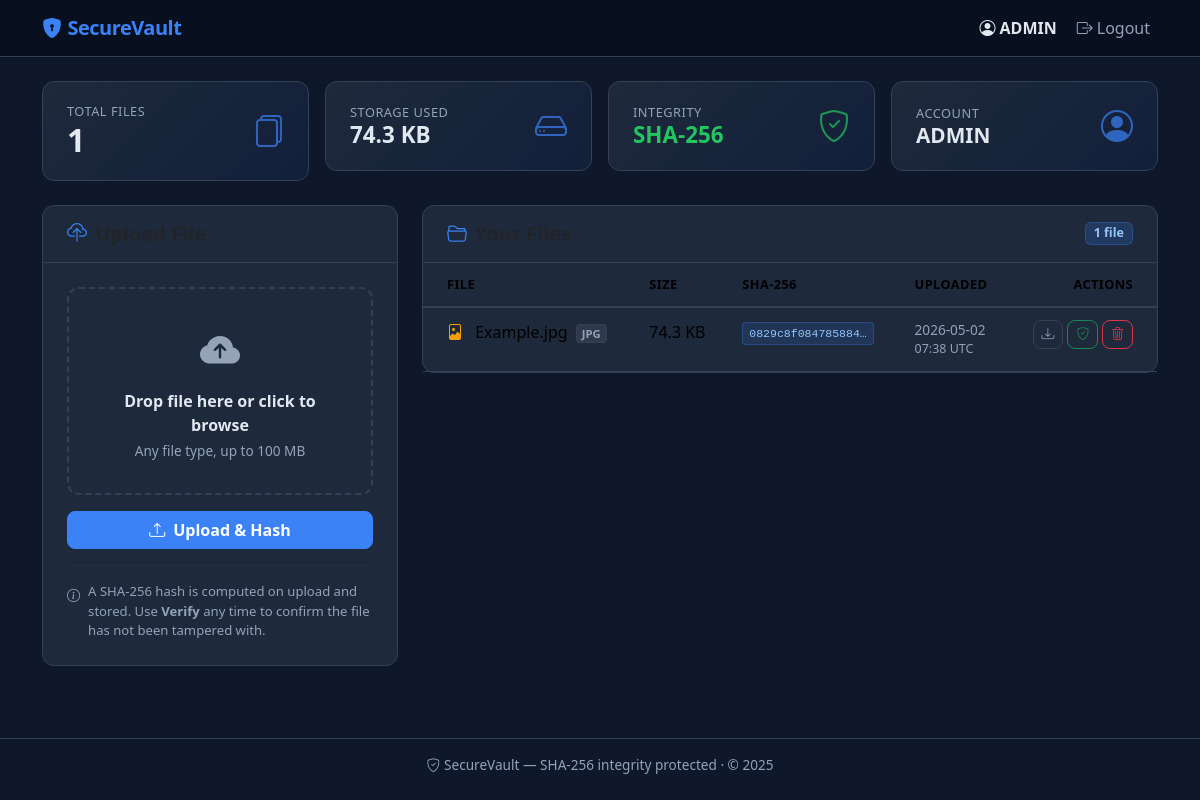
The app's page /dashboard (signed in) with its own data.
### tables this page shows
CREATE TABLE files (
                id INTEGER PRIMARY KEY AUTOINCREMENT,
                user_id INTEGER NOT NULL,
                original_name TEXT NOT NULL,
                stored_name TEXT NOT NULL,
                size INTEGER NOT NULL,
                sha256 TEXT NOT NULL,
                uploaded_at TEXT NOT NULL,
                FOREIGN KEY (user_id) REFERENCES users(id)
            );

### app.py (the view)
@app.route("/dashboard")
@login_required
def dashboard():
    with get_db() as conn:
        files = conn.execute(
            "SELECT * FROM files WHERE user_id = ? ORDER BY uploaded_at DESC",
            (session["user_id"],)
        ).fetchall()
    return render_template("dashboard.html", files=files)

### app.py (called while the page is built)
def _make_sig(data: str, secret: str) -> str:
    return hmac.new(secret.encode(), data.encode(), hashlib.sha256).hexdigest()

def make_download_token(file_id: int) -> str:
    user_id = session.get("user_id", 0)
    expires = int(time.time()) + _TOKEN_TTL
    payload = f"{file_id}:{user_id}:{expires}"
    sig = _make_sig(payload, app.secret_key)
    return f"{payload}:{sig}"

@app.context_processor
def inject_helpers():
    return dict(make_download_token=make_download_token)

def get_db():
    conn = sqlite3.connect(DB_PATH)
    conn.row_factory = sqlite3.Row
    return conn

def login_required(f):
    from functools import wraps
    @wraps(f)
    def decorated(*args, **kwargs):
        if "user_id" not in session:
            flash("Please log in to continue.", "warning")
            return redirect(url_for("login"))
        return f(*args, **kwargs)
    return decorated

def format_size(size_bytes):
    if size_bytes < 1024:
        return f"{size_bytes} B"
    elif size_bytes < 1024 ** 2:
        return f"{size_bytes / 1024:.1f} KB"
    elif size_bytes < 1024 ** 3:
        return f"{size_bytes / (1024**2):.1f} MB"
    return f"{size_bytes / (1024**3):.1f} GB"

### templates/dashboard.html (shortened to what this page needs)
{% extends "base.html" %}
{% block content %}
{% set total_size = files | sum(attribute='size') %}
<div class="row mb-4 g-3">
  <div class="col-6 col-lg-3">
    <div class="stat-card d-flex align-items-center gap-3">
      <div>
        <div class="stat-label">Total Files</div>
        <div class="stat-value">{{ files | length }}</div>
      </div>
      <i class="bi bi-files stat-icon ms-auto"></i>
    </div>
  </div>
  <div class="col-6 col-lg-3">
    <div class="stat-card d-flex align-items-center gap-3">
      <div>
        <div class="stat-label">Storage Used</div>
        <div class="stat-value" style="font-size:1.4rem;">{{ total_size | format_size }}</div>
      </div>
      <i class="bi bi-hdd stat-icon ms-auto"></i>
    </div>
  </div>
  <div class="col-6 col-lg-3">
    <div class="stat-card d-flex align-items-center gap-3">
      <div>
        <div class="stat-label">Integrity</div>
        <div class="stat-value" style="font-size:1.4rem;color:#22c55e;">SHA-256</div>
      </div>
      <i class="bi bi-shield-check stat-icon ms-auto" style="color:#22c55e;"></i>
    </div>
  </div>
  <div class="col-6 col-lg-3">
    <div class="stat-card d-flex align-items-center gap-3">
      <div>
        <div class="stat-label">Account</div>
        <div class="stat-value" style="font-size:1.3rem;">{{ session.username }}</div>
      </div>
      <i class="bi bi-person-circle stat-icon ms-auto"></i>
    </div>
  </div>
</div>
<div class="row g-4">
  <div class="col-12 col-lg-4">
    <div class="card h-100">
      <div class="card-header py-3 px-4">
        <h5 class="mb-0 fw-semibold"><i class="bi bi-cloud-upload me-2" style="color:#3b82f6;"></i>Upload File</h5>
      </div>
      <div class="card-body p-4">
        <form method="POST" action="{{ url_for('upload') }}" enctype="multipart/form-data">
          <div id="uploadZone" class="upload-zone mb-3">
            <i class="bi bi-cloud-arrow-up-fill d-block mb-2"></i>
            <p class="mb-1 fw-semibold" style="color:var(--sv-text);">Drop file here or click to browse</p>
            <p class="mb-0" style="color:var(--sv-muted);font-size:.85rem;" id="fileNameDisplay">Any file type, up to 100 MB</p>
          </div>
          <button type="submit" class="btn btn-primary w-100">
            <i class="bi bi-upload me-2"></i>Upload &amp; Hash
          </button>
        </form>
        <hr style="border-color:var(--sv-border);">
        <div class="d-flex align-items-start gap-2" style="color:var(--sv-muted);font-size:.82rem;">
          <i class="bi bi-info-circle mt-1"></i>
          <span>A SHA-256 hash is computed on upload and stored. Use <strong>Verify</strong> any time to confirm the file has not been tampered with.</span>
        </div>
      </div>
    </div>
  </div>
  <div class="col-12 col-lg-8">
    <div class="card">
      <div class="card-header py-3 px-4 d-flex align-items-center justify-content-between">
        <h5 class="mb-0 fw-semibold"><i class="bi bi-folder2-open me-2" style="color:#3b82f6;"></i>Your Files</h5>
        <span class="badge" style="background:rgba(59,130,246,.2);color:#93c5fd;border:1px solid rgba(59,130,246,.3);border-radius:6px;font-size:.78rem;">
          {{ files | length }} file{% if files | length != 1 %}s{% endif %}
        </span>
      </div>
      <div class="card-body p-0">
        {% if files %}
        <div class="table-responsive">
          <table class="table table-hover mb-0">
            <thead>
              <tr style="color:var(--sv-muted);font-size:.8rem;text-transform:uppercase;letter-spacing:.4px;">
                <th class="ps-4">File</th>
                <th>Size</th>
                <th>SHA-256</th>
                <th>Uploaded</th>
                <th class="text-end pe-4">Actions</th>
              </tr>
            </thead>
            <tbody>
              {% for f in files %}
              {% set ext = f.original_name.rsplit('.', 1)[-1] if '.' in f.original_name else '' %}
              <tr>
                <td class="ps-4">
                  <div class="file-name">
                    {% if ext in ['jpg','jpeg','png','gif','webp','svg'] %}
                      <i class="bi bi-file-image me-2" style="color:#f59e0b;"></i>
                    {% elif ext in ['pdf'] %}
                      <i class="bi bi-file-pdf me-2" style="color:#ef4444;"></i>
                    {% elif ext in ['zip','tar','gz','rar','7z'] %}
                      <i class="bi bi-file-zip me-2" style="color:#a855f7;"></i>
                    {% elif ext in ['mp4','mov','avi','mkv','webm'] %}
                      <i class="bi bi-file-play me-2" style="color:#ec4899;"></i>
                    {% elif ext in ['mp3','wav','ogg','flac'] %}
                      <i class="bi bi-file-music me-2" style="color:#14b8a6;"></i>
                    {% elif ext in ['py','js','ts','html','css','json','yaml','yml','sh','txt','md'] %}
                      <i class="bi bi-file-code me-2" style="color:#22c55e;"></i>
                    {% else %}
                      <i class="bi bi-file-earmark me-2" style="color:var(--sv-muted);"></i>
                    {% endif %}
                    {{ f.original_name }}
                    {% if ext %}<span class="badge-ext ms-1">{{ ext }}</span>{% endif %}
                  </div>
                </td>
                <td>{{ f.size | format_size }}</td>
                <td>
                  <span class="hash-badge"
                        data-full="{{ f.sha256 }}"
                        data-short="{{ f.sha256[:16] }}…">{{ f.sha256[:16] }}…</span>
                </td>
                <td>
                  <div class="file-date">{{ f.uploaded_at[:10] }}</div>
                  <div style="color:var(--sv-muted);font-size:.78rem;">{{ f.uploaded_at[11:16] }} UTC</div>
                </td>
                <td class="text-end pe-4">
                  <div class="d-flex justify-content-end gap-1 flex-wrap">
                    <a href="{{ url_for('download', file_id=f.id, token=make_download_token(f.id)) }}"
                       class="btn btn-outline-secondary btn-sm" title="Download">
                      <i class="bi bi-download"></i>
                    </a>
                    <button type="button"
                            class="btn btn-outline-success btn-sm verify-btn"
                            id="verify-btn-{{ f.id }}"
                            data-file-id="{{ f.id }}"
                            data-url="{{ url_for('verify', file_id=f.id) }}"
                            title="Verify integrity">
                      <i class="bi bi-shield-check"></i>
                    </button>
                    <form method="POST" action="{{ url_for('delete', file_id=f.id) }}"
                          onsubmit="return confirm('Delete {{ f.original_name }}?');" class="d-inline">
                      <button type="submit" class="btn btn-outline-danger btn-sm" title="Delete">
                        <i class="bi bi-trash3"></i>
                      </button>
                    </form>
                  </div>
                </td>
              </tr>
              {% endfor %}
            </tbody>
          </table>
        </div>
        {% else %}
        <div class="empty-state text-center">
          <i class="bi bi-cloud-slash d-block mb-3"></i>
          <p class="fw-semibold mb-1">No files yet</p>
          <p style="font-size:.9rem;">Upload your first file using the panel on the left.</p>
        </div>
        {% endif %}
      </div>
    </div>
  </div>
</div>
{% endblock %}

### templates/base.html (shortened to what this page needs)
<!DOCTYPE html>
<html lang="en">
<head>
  <link href="https://cdn.jsdelivr.net/npm/bootstrap@5.3.3/dist/css/bootstrap.min.css" rel="stylesheet" />
  <link href="https://cdn.jsdelivr.net/npm/bootstrap-icons@1.11.3/font/bootstrap-icons.min.css" rel="stylesheet" />
</head>
<body>
<nav class="navbar navbar-expand-lg sticky-top">
  <div class="container">
    <a class="navbar-brand" href="{{ url_for('index') }}">
      <i class="bi bi-shield-lock-fill"></i>SecureVault
    </a>
    <div class="collapse navbar-collapse" id="navbarNav">
      <ul class="navbar-nav ms-auto align-items-center gap-1">
        {% if session.get('user_id') %}
          <li class="nav-item">
            <span class="nav-link nav-username">
              <i class="bi bi-person-circle me-1"></i>{{ session.username }}
            </span>
          </li>
          <li class="nav-item">
            <a class="nav-link" href="{{ url_for('logout') }}">
              <i class="bi bi-box-arrow-right me-1"></i>Logout
            </a>
          </li>
        {% endif %}
      </ul>
    </div>
  </div>
</nav>
<main class="container py-4">
  {% block content %}{% endblock %}
</main>
<footer class="py-3 mt-5">
  <div class="container text-center">
    <i class="bi bi-shield-check me-1"></i>SecureVault &mdash; SHA-256 integrity protected &middot; &copy; {{ 2025 }}
  </div>
</footer>
</body>
</html>

### templates/base.html (style rules this page uses)
:root { --sv-dark: #0f172a; --sv-darker: #080f1e; --sv-accent: #3b82f6; --sv-accent-hover: #2563eb; --sv-card: #1e293b; --sv-border: #334155; --sv-text: #e2e8f0; --sv-muted: #94a3b8; }
body { background-color: var(--sv-dark); color: var(--sv-text); font-family: 'Segoe UI', system-ui, sans-serif; min-height: 100vh; }
.navbar { background-color: var(--sv-darker) !important; border-bottom: 1px solid var(--sv-border); }
.navbar-brand { font-weight: 700; font-size: 1.25rem; color: var(--sv-accent) !important; letter-spacing: -0.5px; }
.navbar-brand i { margin-right: 6px; }
.nav-link { color: var(--sv-muted) !important; transition: color .15s; }
.nav-username { color: var(--sv-text) !important; font-weight: 600; }
.card { background-color: var(--sv-card); border: 1px solid var(--sv-border); border-radius: 12px; }
.card-header { background-color: transparent; border-bottom: 1px solid var(--sv-border); }
.btn-primary { background-color: var(--sv-accent); border-color: var(--sv-accent); border-radius: 8px; font-weight: 600; }
.btn-outline-secondary { border-color: var(--sv-border); color: var(--sv-muted); border-radius: 8px; }
.btn-outline-danger { border-radius: 8px; }
.btn-outline-success { border-radius: 8px; }
.btn-sm { font-size: 0.8rem; }
.table { color: var(--sv-text); }
.table > thead { border-bottom: 2px solid var(--sv-border); }
.table > :not(caption) > * > * { background-color: transparent; border-bottom-color: var(--sv-border); padding: 12px 16px; }
.hash-badge { font-family: 'Courier New', monospace; font-size: 0.72rem; background: rgba(59,130,246,.15); color: #93c5fd; border: 1px solid rgba(59,130,246,.3); border-radius: 4px; padding: 2px 6px; word-break: break-all; display: inline-block; max-width: 200px; white-space: nowrap; overflow: hidden; text-overflow: ellipsis; vertical-align: middle; cursor: default; }
.upload-zone { border: 2px dashed var(--sv-border); border-radius: 12px; padding: 2rem; text-align: center; transition: border-color .2s, background .2s; cursor: pointer; }
.upload-zone i { font-size: 2.5rem; color: var(--sv-muted); }
.stat-card { background: linear-gradient(135deg, var(--sv-card), rgba(59,130,246,.08)); border-radius: 12px; border: 1px solid var(--sv-border); padding: 1.25rem 1.5rem; }
.stat-label { font-size: 0.8rem; color: var(--sv-muted); text-transform: uppercase; letter-spacing: .5px; }
.stat-value { font-size: 2rem; font-weight: 700; color: var(--sv-text); line-height: 1.2; }
.stat-icon { font-size: 2rem; color: var(--sv-accent); opacity: .7; }
.badge-ext { font-size: 0.7rem; background: rgba(148,163,184,.15); color: var(--sv-muted); border: 1px solid var(--sv-border); border-radius: 4px; padding: 1px 5px; text-transform: uppercase; font-weight: 600; }
.file-name { font-weight: 500; }
.file-date { color: var(--sv-muted); font-size: 0.85rem; }
footer { border-top: 1px solid var(--sv-border); color: var(--sv-muted); font-size: 0.85rem; }

### records on screen
files: original_name "Example.jpg", ext "JPG", size "74.3 KB", sha256 "0829c8f084785884", uploaded_at "2026-05-02", uploaded_at "07:38"

### other values on screen
{{ session.username }} "ADMIN"
{{ files | length }} "1"
{{ total_size | format_size }} "74.3 KB"
{{ 2025 }} "2025"
